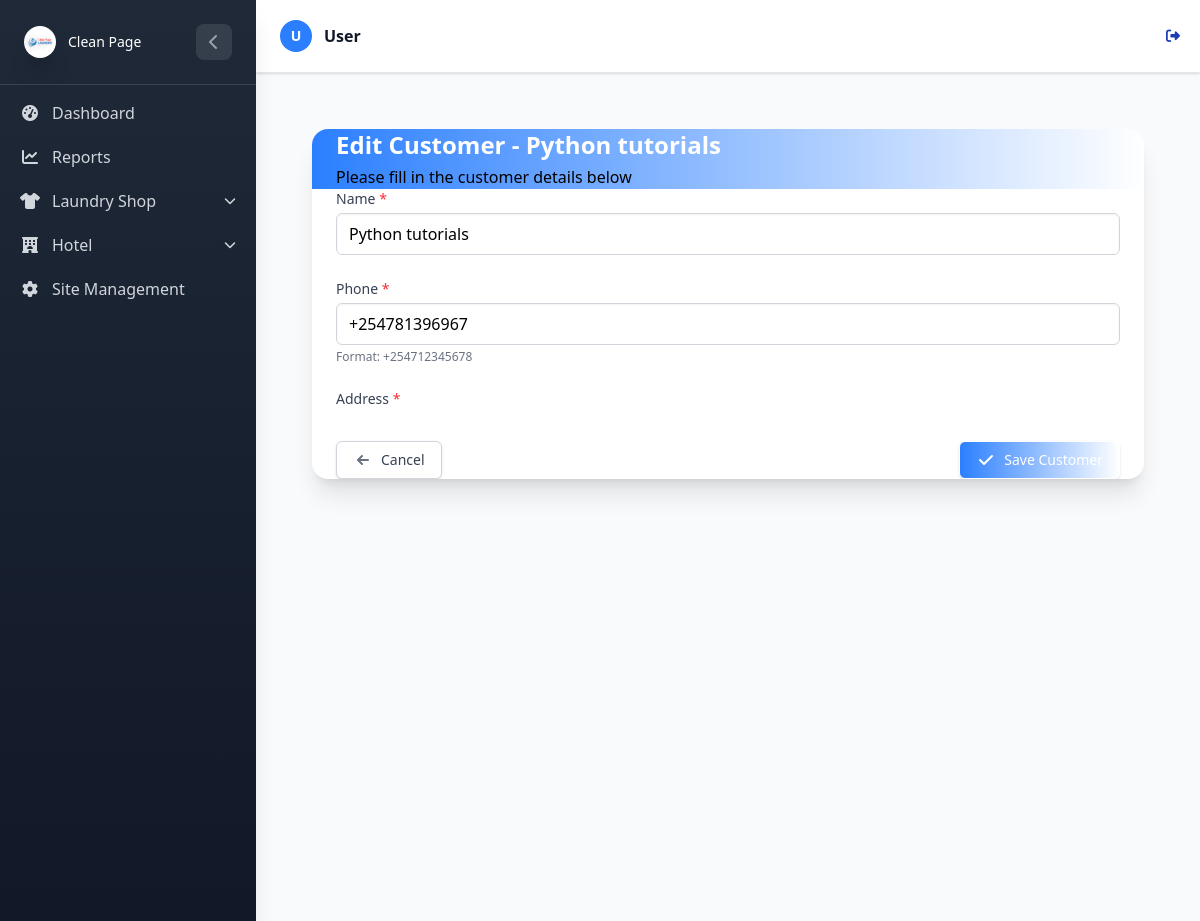
Page /Laundry/customer/5/edit/ (signed in) on the committed database.
### LaundryApp/models.py (models this page shows, shortened)
class UserProfile(AbstractUser):
    username = None
    email = models.EmailField(unique=True)
    USERNAME_FIELD = 'email'
    REQUIRED_FIELDS = []
    USER_TYPE_CHOICES = (
        ('admin', 'Admin'),
        ('staff', 'Staff'),
    )
    user_type = models.CharField(max_length=20, choices=USER_TYPE_CHOICES, db_index=True)
    objects = CustomUserManager()

class Customer(models.Model):
    name = models.CharField(max_length=200, db_index=True)
    phone = PhoneNumberField(region="KE", unique=True, db_index=True)
    address = models.CharField(max_length=255, default='',  null=True, blank=True)
    created_by = models.ForeignKey(
    UserProfile,
        on_delete=models.CASCADE,
        null=True
    )

### LaundryApp/View/customers.py (the view)
# urls.py: path('customer/<int:pk>/edit/', customers.customer_edit, name='customer_edit'),
@login_required
@shop_required
def customer_edit(request, pk):
    customer = get_object_or_404(Customer, pk=pk)
    if not check_customer_permission(request, customer):
        messages.error(request, "You don't have permission to edit this customer.")
        return redirect('laundry:customer_management')
    if request.method == 'POST':
        form = CustomerForm(request.POST, instance=customer)
        if form.is_valid():
            form.save()
            messages.success(request, f'Customer {customer.name} updated successfully!')
            return redirect('laundry:customer_management')
    else:
        form = CustomerForm(instance=customer)
    context = {
        'form': form,
        'customer': customer,
        'title': f'Edit Customer - {customer.name}',
    }
    return render(request, 'Customer/customer_form.html', context)

### LaundryApp/forms.py (shortened to what this page needs)
class CustomerForm(forms.ModelForm):
    class Meta:
        model = Customer
        fields = ['name', 'phone']
        widgets = {
            'name': forms.TextInput(attrs={'class': 'form-control'}),
            'phone': forms.TextInput(attrs={'class': 'form-control'}),
        }

### LaundryApp/context_processors.py (called while the page is built)
def active_shop(request):
    return {
        'active_shop_name': request.session.get('active_shop_name', None)
    }

### LaundryApp/views.py (called while the page is built)
def shop_required(view_func):
    @wraps(view_func)
    def _wrapped_view(request, *args, **kwargs):
        if not request.user.is_authenticated:
            messages.error(request, "Please log in to access this page.")
            return redirect('login')
        return view_func(request, *args, **kwargs)
    return _wrapped_view

def check_customer_permission(request, customer):
    return request.user.is_authenticated

### LaundryApp/templates/Customer/customer_form.html (shortened to what this page needs)
{% extends "base.html" %}
{% load static %}
{% block content %}
<div class="min-h-screen bg-gray-50 py-8">
    <div class="max-w-2xl mx-auto px-4 sm:px-6 lg:px-8">
        <div class="bg-white shadow-xl rounded-2xl overflow-hidden">
            <div class="bg-gradient-to-r from-blue-500 to-indigo-600 px-6 py-5">
                <h2 class="text-2xl font-bold text-white">{{ title }}</h2>
                <p class="text-blue-100 mt-1">Please fill in the customer details below</p>
            </div>
            <div class="px-6 py-6">
                <form method="post">
                    <div class="space-y-6">
                        <div>
                            <label for="id_name" class="block text-sm font-medium text-gray-700 mb-1">Name <span
                                    class="text-red-500">*</span></label>
                            {{ form.name }}
                        </div>
                        <div>
                            <label for="id_phone" class="block text-sm font-medium text-gray-700 mb-1">Phone <span
                                    class="text-red-500">*</span></label>
                            {{ form.phone }}
                            <p class="mt-1 text-xs text-gray-500">Format: +254712345678</p>
                        </div>
                        <div>
                            <label for="id_address" class="block text-sm font-medium text-gray-700 mb-1">Address <span
                                    class="text-red-500">*</span></label>
                        </div>
                    </div>
                    <div class="mt-8 flex flex-col sm:flex-row sm:justify-between space-y-3 sm:space-y-0">
                        <a href="{% url 'laundry:customer_management' %}"
                            class="inline-flex items-center justify-center px-4 py-2 border border-gray-300 shadow-sm text-sm font-medium rounded-md text-gray-700 bg-white hover:bg-gray-50 focus:outline-none focus:ring-2 focus:ring-offset-2 focus:ring-indigo-500">
                            <svg class="-ml-1 mr-2 h-5 w-5 text-gray-500" xmlns="http://www.w3.org/2000/svg"
                                viewBox="0 0 20 20" fill="currentColor">
                                <path fill-rule="evenodd"
                                    d="M9.707 14.707a1 1 0 01-1.414 0l-4-4a1 1 0 010-1.414l4-4a1 1 0 011.414 1.414L7.414 9H15a1 1 0 110 2H7.414l2.293 2.293a1 1 0 010 1.414z"
                                    clip-rule="evenodd" />
                            </svg>
                            Cancel
                        </a>
                        <button type="submit"
                            class="inline-flex items-center justify-center px-4 py-2 border border-transparent text-sm font-medium rounded-md shadow-sm text-white bg-gradient-to-r from-blue-500 to-indigo-600 hover:from-blue-600 hover:to-indigo-700 focus:outline-none focus:ring-2 focus:ring-offset-2 focus:ring-indigo-500">
                            <svg class="-ml-1 mr-2 h-5 w-5" xmlns="http://www.w3.org/2000/svg" viewBox="0 0 20 20"
                                fill="currentColor">
                                <path fill-rule="evenodd"
                                    d="M16.707 5.293a1 1 0 010 1.414l-8 8a1 1 0 01-1.414 0l-4-4a1 1 0 011.414-1.414L8 12.586l7.293-7.293a1 1 0 011.414 0z"
                                    clip-rule="evenodd" />
                            </svg>
                            Save Customer
                        </button>
                    </div>
                </form>
            </div>
        </div>
    </div>
</div>
{% endblock %}

### LaundryApp/templates/base.html (shortened to what this page needs)
{% load static tailwind_tags %}
{% load static %}
<!DOCTYPE html>
<html lang="en">
<head>
    {% tailwind_css %}
    <link rel="stylesheet" href="https://cdnjs.cloudflare.com/ajax/libs/font-awesome/6.4.0/css/all.min.css">
    <link rel="stylesheet" href="{% static 'css/dist/styles.css' %}">
</head>
<body class="bg-gray-50 min-h-screen font-sans">
    <div id="sidebar"
        class="sidebar-gradient w-64 fixed top-0 left-0 h-full sidebar-transition z-50 shadow-xl sidebar-mobile-hidden lg:sidebar-mobile-visible">
        <div class="p-4 lg:p-6 border-b border-gray-700">
            <div class="flex items-center justify-between">
                <div class="flex items-center space-x-3">
                    <div class="w-8 h-8 rounded-lg flex items-center justify-center">
                        {% if user.is_authenticated and user.is_superuser %}
                        <div class="rounded-full shadow-xl flex items-center justify-center" style="width:40px;">
                            <img src="{% static 'logos/Clean-page-logo.png' %}" alt="Logo" class=" w-full rounded-full object-contain">
                        </div>
                        {% elif app_type == 'hotel' %}
                        <div class="rounded-full shadow-xl flex items-center justify-center" style="width:40px;">
                            <img src="{% static 'logos/Clean-page-logo.png' %}" alt="Logo" class=" w-full rounded-full object-contain">
                        </div>
                        {% elif app_type == 'laundry' %}
                    <div class="rounded-full shadow-xl flex items-center justify-center" style="width:40px;">
                        <img src="{% static 'logos/Clean-page-logo.png' %}" alt="Logo" class=" w-full rounded-full object-contain">
                    </div>
                        {% else %}
                        <i class="fas fa-building text-white text-sm"></i>
                        {% endif %}
                    </div>
                    <span class="text-white text-sm font-medium sidebar-header-text">
                        {% if user.is_authenticated and user.is_superuser %}
                        <div class="flex items-center space-x-3">
                            <p class="text-white,font-medium font-awesome sidebar-title">Clean Page</p>
                        </div>
                        {% elif app_type == 'hotel' %}
                        Hotel
                        {% elif app_type == 'laundry' %}
                        Clean Page
                        {% else %}
                        Clean Page
                        {% endif %}
                    </span>
                </div>
                {% if user.is_superuser or app_type == 'hotel' or app_type == 'laundry' %}
                <button id="sidebar-toggle" class="sidebar-toggle-btn text-gray-400 hover:text-white lg:flex hidden">
                    <i class="fas fa-chevron-left"></i>
                </button>
                {% endif %}
            </div>
        </div>
        <div class="sidebar-scrollable">
            <nav class="p-2 lg:p-4 space-y-1">
                {% if user.is_authenticated and user.is_superuser %}
                <a href="{% url 'laundry:dashboard' %}"
                    class="flex items-center space-x-3 px-3 py-2 lg:px-4 lg:py-3 text-gray-300 hover:bg-gray-700 hover:text-white rounded-lg transition-colors group"
                    title="Dashboard">
                    <i class="fas fa-tachometer-alt w-5 text-center"></i>
                    <span class="sidebar-text">Dashboard</span>
                </a>
                <a href="{% url 'laundry:laundryapp_dashboard' %}"
                    class="flex items-center space-x-3 px-3 py-2 lg:px-4 lg:py-3 text-gray-300 hover:bg-gray-700 hover:text-white rounded-lg transition-colors group"
                    title="Reports">
                    <i class="fas fa-chart-line w-5 text-center"></i>
                    <span class="sidebar-text">Reports</span>
                </a>
                <div class="dropdown-group" id="laundry-dropdown-group">
                    <div class="dropdown-toggle flex items-center space-x-3 px-3 py-2 lg:px-4 lg:py-3 text-gray-300 hover:bg-gray-700 hover:text-white rounded-lg transition-colors group cursor-pointer"
                        onclick="toggleDropdown('laundry-dropdown', 'laundry')">
                        <i class="fas fa-shirt w-5 text-center"></i>
                        <span class="sidebar-text flex-1">Laundry Shop</span>
                        <i class="fas fa-chevron-down text-xs transition-transform duration-300"></i>
                    </div>
                </div>
                <div class="dropdown-group" id="hotel-dropdown-group">
                    <div class="dropdown-toggle flex items-center space-x-3 px-3 py-2 lg:px-4 lg:py-3 text-gray-300 hover:bg-gray-700 hover:text-white rounded-lg transition-colors group cursor-pointer"
                        onclick="toggleDropdown('hotel-dropdown', 'hotel')">
                        <i class="fas fa-hotel w-5 text-center"></i>
                        <span class="sidebar-text flex-1">Hotel</span>
                        <i class="fas fa-chevron-down text-xs transition-transform duration-300"></i>
                    </div>
                </div>
                <a href="{% url 'laundry:user_management' %}"
                    class="flex items-center space-x-3 px-3 py-2 lg:px-4 lg:py-3 text-gray-300 hover:bg-gray-700 hover:text-white rounded-lg transition-colors group"
                    title="Site Management">
                    <i class="fas fa-cog w-5 text-center"></i>
                    <span class="sidebar-text">Site Management</span>
                </a>
                {% endif %}
            </nav>
        </div>
    </div>
    <div id="main-content"
        class="content-transition min-h-screen content-mobile-full {% if user.is_authenticated %}lg:ml-64{% endif %}">
        <header class="bg-white shadow-sm border-b border-gray-200">
            <div class="flex items-center justify-between px-4 py-3 lg:px-6 lg:py-4">
                <div class="flex items-center space-x-3 p-2">
                    <div class="flex items-center space-x-3">
                        <div class="relative">
                            <div class="w-8 h-8 lg:w-10 lg:h-10 bg-blue-500 rounded-full flex items-center justify-center">
                                <span class="text-white font-semibold text-sm lg:text-base">
                                    {{ user.first_name|first|upper|default:"U" }}
                                </span>
                            </div>
                        </div>
                        <div class="flex flex-col leading-tight">
                            <p class="font-semibold text-gray-900">
                                {{ user.first_name|default:"User" }}
                            </p>
                        </div>
                    </div>
                </div>
                {% if user.is_authenticated %}
                <form method="post" action="{% url 'logout' %}">
                    <button type="submit"
                        class="text-blue-800 hover:text-blue-600 text-sm lg:text-base bg-transparent border-0 cursor-pointer flex items-center">
                        <i class="fas fa-sign-out-alt mr-1"></i>
                    </button>
                </form>
                {% else %}
                <a href="{% url 'login' %}"
                    class="text-blue-800 hover:text-blue-600 text-sm lg:text-base bg-transparent border-0 cursor-pointer flex items-center">
                    <i class="fas fa-sign-in-alt mr-1"></i>
                    <span class="hidden sm:inline">Login</span>
                </a>
                {% endif %}
            </div>
        </header>
        <main class="p-4 lg:p-6">
            {% block content %}{% endblock %}
        </main>
    </div>
</body>
</html>

### LaundryApp/templates/base.html (style rules this page uses)
.sidebar-transition { transition: all 0.3s ease-in-out; }
.content-transition { transition: margin-left 0.3s ease-in-out; }
.sidebar-gradient { background: linear-gradient(180deg, #1f2937 0%, #111827 100%); }
.sidebar-toggle-btn { transition: all 0.3s ease; width: 36px; height: 36px; display: flex; align-items: center; justify-content: center; border-radius: 8px; background-color: rgba(255, 255, 255, 0.1); }
.dropdown-toggle { cursor: pointer; }
.dropdown-toggle i.fa-chevron-down { transition: transform 0.3s ease; }
.sidebar-scrollable { height: calc(100% - 80px); overflow-y: auto; }

### LaundryApp/templates/Customer/customer_form.html (style rules this page uses)
#id_name, #id_phone, #id_address { width: 100%; padding: 0.5rem 0.75rem; border-radius: 0.375rem; border: 1px solid #D1D5DB; box-shadow: inset 0 1px 2px 0 rgba(0, 0, 0, 0.05); transition: border-color 0.15s ease-in-out, box-shadow 0.15s ease-in-out; }

### rows in the picture
UserProfile: first_name|first "U", first_name "User"
Customer: name "Python tutorials", phone "+254781396967"

### other values in the picture
{{ title }} "Edit Customer - Python tutorials"
